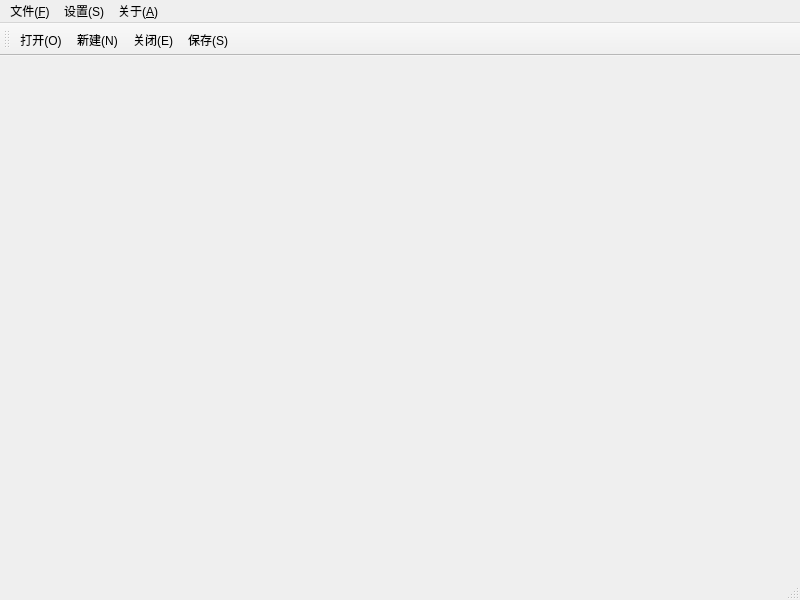
<?xml version="1.0" encoding="UTF-8"?>
<ui version="4.0">
 <class>MainWindow</class>
 <widget class="QMainWindow" name="MainWindow">
  <property name="geometry">
   <rect>
    <x>0</x>
    <y>0</y>
    <width>800</width>
    <height>600</height>
   </rect>
  </property>
  <property name="windowTitle">
   <string>MainWindow</string>
  </property>
  <property name="windowIcon">
   <iconset resource="res.qrc">
    <normaloff>:/icon/menuIcon/Title.png</normaloff>:/icon/menuIcon/Title.png</iconset>
  </property>
  <property name="statusTip">
   <string>这是一个工具</string>
  </property>
  <widget class="QWidget" name="centralWidget"/>
  <widget class="QMenuBar" name="menuBar">
   <property name="geometry">
    <rect>
     <x>0</x>
     <y>0</y>
     <width>800</width>
     <height>22</height>
    </rect>
   </property>
   <widget class="QMenu" name="menu_F">
    <property name="title">
     <string>文件(&amp;F)</string>
    </property>
    <widget class="QMenu" name="menu">
     <property name="title">
      <string>保存方式</string>
     </property>
     <addaction name="action_S"/>
     <addaction name="action_A"/>
    </widget>
    <addaction name="action_O"/>
    <addaction name="separator"/>
    <addaction name="action_N"/>
    <addaction name="separator"/>
    <addaction name="menu"/>
    <addaction name="separator"/>
    <addaction name="action_E"/>
   </widget>
   <widget class="QMenu" name="menu_S">
    <property name="title">
     <string>设置(S)</string>
    </property>
   </widget>
   <widget class="QMenu" name="menu_A">
    <property name="title">
     <string>关于(&amp;A)</string>
    </property>
   </widget>
   <addaction name="menu_F"/>
   <addaction name="menu_S"/>
   <addaction name="menu_A"/>
  </widget>
  <widget class="QStatusBar" name="statusBar">
   <property name="statusTip">
    <string/>
   </property>
  </widget>
  <widget class="QToolBar" name="toolBar">
   <property name="windowTitle">
    <string>toolBar</string>
   </property>
   <property name="toolButtonStyle">
    <enum>Qt::ToolButtonIconOnly</enum>
   </property>
   <attribute name="toolBarArea">
    <enum>TopToolBarArea</enum>
   </attribute>
   <attribute name="toolBarBreak">
    <bool>false</bool>
   </attribute>
   <addaction name="action_O"/>
   <addaction name="action_N"/>
   <addaction name="action_E"/>
   <addaction name="action_S"/>
  </widget>
  <action name="action_O">
   <property name="icon">
    <iconset resource="res.qrc">
     <normaloff>:/icon/menuIcon/open.png</normaloff>:/icon/menuIcon/open.png</iconset>
   </property>
   <property name="text">
    <string>打开(&amp;O)</string>
   </property>
   <property name="statusTip">
    <string/>
   </property>
   <property name="shortcut">
    <string>Ctrl+O</string>
   </property>
  </action>
  <action name="action_N">
   <property name="icon">
    <iconset resource="res.qrc">
     <normaloff>:/icon/menuIcon/new.png</normaloff>:/icon/menuIcon/new.png</iconset>
   </property>
   <property name="text">
    <string>新建(&amp;N)</string>
   </property>
   <property name="shortcut">
    <string>Ctrl+N</string>
   </property>
  </action>
  <action name="action_E">
   <property name="icon">
    <iconset resource="res.qrc">
     <normaloff>:/icon/menuIcon/exit.png</normaloff>:/icon/menuIcon/exit.png</iconset>
   </property>
   <property name="text">
    <string>关闭(&amp;E)</string>
   </property>
   <property name="shortcut">
    <string>Ctrl+E</string>
   </property>
  </action>
  <action name="action_S">
   <property name="icon">
    <iconset resource="res.qrc">
     <normaloff>:/icon/menuIcon/save.png</normaloff>:/icon/menuIcon/save.png</iconset>
   </property>
   <property name="text">
    <string>保存(&amp;S)</string>
   </property>
   <property name="shortcut">
    <string>Ctrl+S</string>
   </property>
  </action>
  <action name="action_A">
   <property name="icon">
    <iconset resource="res.qrc">
     <normaloff>:/icon/menuIcon/saveas.png</normaloff>:/icon/menuIcon/saveas.png</iconset>
   </property>
   <property name="text">
    <string>另存为(&amp;A)</string>
   </property>
   <property name="shortcut">
    <string>Ctrl+Shift+S</string>
   </property>
  </action>
 </widget>
 <resources>
  <include location="res.qrc"/>
 </resources>
 <connections/>
</ui>
